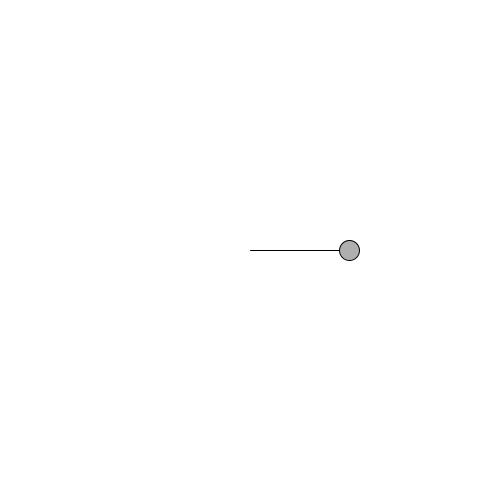
Frame 1 (no input)
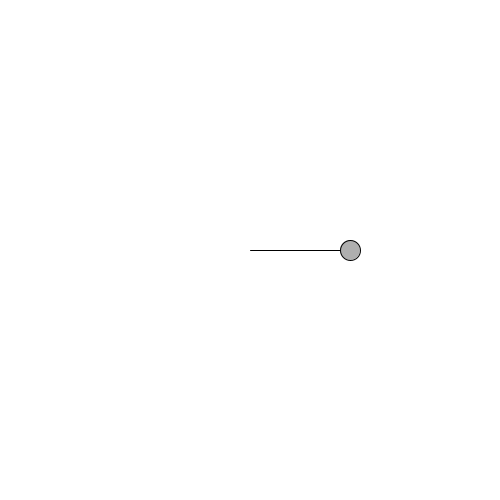
Frame 60 (the mouse pressed at the canvas centre just before this capture)
Frame 120 (the mouse held since frame 60 and released just before this capture): identical to frame 60, image omitted

The Processing sketch that drew these frames (run headless with seeded random() and noise(); from frame 60 on, the mouse is pressed at the canvas centre):

// Processing sketch: simple_harmonic_motion
// ── simple_harmonic_motion.pde
/**
 * An animation of simple harmonic motion, as exhibited by a circle moving
 * horizontally.
 */

final float PERIOD = 60,
	AMPLITUDE = 100;

void setup(){
	size(500, 500);
}

void draw(){
	background(255);
	float x = AMPLITUDE * cos(TWO_PI * frameCount / PERIOD);
	stroke(0);
	fill(175);
	translate(width / 2, height / 2);
	line(0, 0, x, 0);
	ellipse(x, 0, 20, 20);
}
